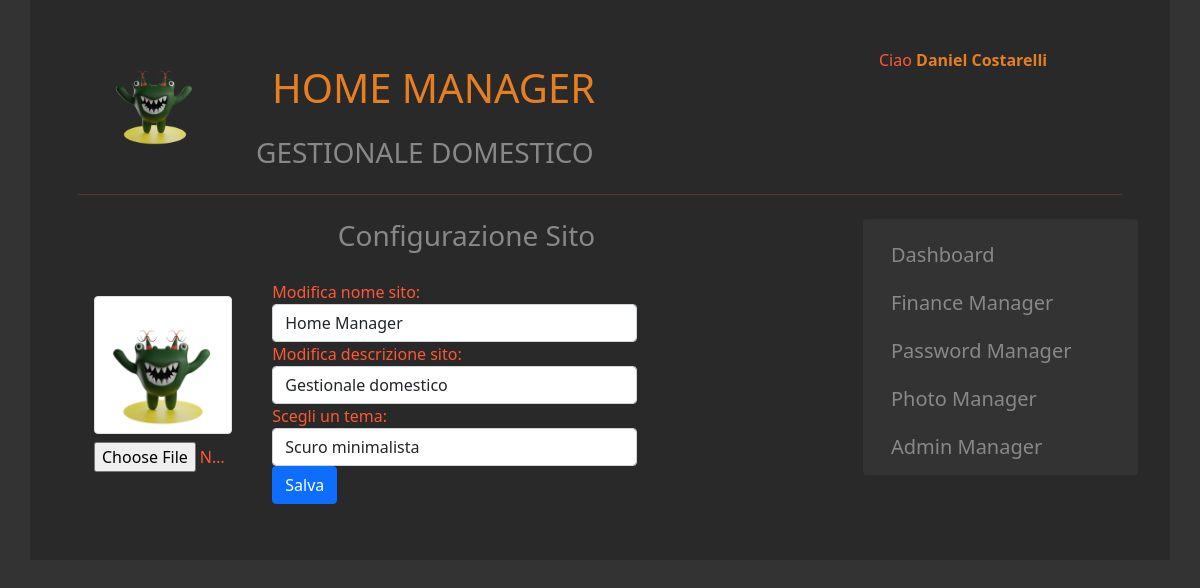
Page /index.php?page=configuration (signed in) on the committed database.
### tables this page shows
CREATE TABLE `configuration` (
  `id` tinyint NOT NULL AUTO_INCREMENT,
  `name` varchar(50) DEFAULT NULL,
  `description` varchar(60) DEFAULT NULL,
  `maintenance` tinyint(1) NOT NULL,
  `logo` varchar(60) DEFAULT NULL,
  `id_color` tinyint NOT NULL,
  PRIMARY KEY (`id`)
);

### system/config.php (called while the page is built, shortened)
<?php
require("./configuration/controller/ConfigurationController.class.php");
$config = new ConfigurationController();
$row = $config->selectConfiguration();
if ($row) {
	$title 			= $row['name'];
	$description 	= $row['description'];
	$logo 			= $row['logo'];
}
?>

### configuration/model/Configuration.class.php (called while the page is built, shortened)
<?php
require("./system/connection.php");
class Configuration
{
    public function getConfiguration() {
        global $conn;
        $query = "SELECT name, description, maintenance, logo, id_color FROM configuration";
        $result = mysqli_query($conn, $query);
        $row = mysqli_fetch_assoc($result);
        return $row;
    }
}
?>

### system/includes.php (called while the page is built, shortened)
<?php
	require_once("system/config.php");
?>

### configuration/model/Colors.class.php (called while the page is built, shortened)
<?php
require("./system/connection.php");
class Colors
{
    public function __construct() {
        $this->table = 'colors';
    }
    public function getAllThemes() {
        global $conn;
        $query = "SELECT * FROM $this->table;";
        $result = mysqli_query($conn, $query);
        $themes = array();
        if ($result->num_rows > 0) {
            while ($row = mysqli_fetch_assoc($result)) {
                $themes[] = $row;
            }
        }
        return $themes;
    }
}
?>

### configuration/controller/ConfigurationController.class.php (the view, shortened to what this page needs)
<?php
require("./configuration/model/Configuration.class.php");
require("./configuration/model/Colors.class.php");
class ConfigurationController
{
    public function __construct() {
        $this->config = new Configuration();
        $this->colors = new Colors();
    }
    public function selectConfiguration() {
        return $this->config->getConfiguration();
    }
    public function viewThemePicker() {
        $html = 'Scegli un tema:';
        $html .= '<div style="display: flex;">';
        $html .= '<select class="form-control" name="theme-id" style="flex:1;">';
        foreach ($this->colors->getAllThemes() as $theme) {
            $html .= '<option value="' . $theme['id'] . '"';
            if ($theme['id'] == $this->config->getConfiguration()['id_color']) {
                $html .= ' selected="selected"';
            }
            $html .= '>' . ucfirst($theme['description']) . '</option>';
        }
        $html .= '</select>';
        $html .= '</div>';
        echo $html;
    }
}

### frontend/base.php (shortened to what this page needs)
<?php
	global $title;
	global $description;
	global $logo;
?>
<!DOCTYPE html>
<html lang="en">
<head>
    <link rel="stylesheet" href="https://stackpath.bootstrapcdn.com/bootstrap/5.0.0-alpha1/css/bootstrap.min.css">
    <link rel="stylesheet" href="https://cdnjs.cloudflare.com/ajax/libs/font-awesome/5.15.3/css/all.min.css">
</head>
<body>
    <div class="container p-5">
        <div class="row">
            <div class="col-md-2" style="text-align:center">
                <?php if (!empty($logo)) { ?>
                <img src="<?= $logo?>" alt="<?= $title?>" width="100" height="100">
                <?php }?>
            </div>
            <div class="col-md-7">
                <h1 class="p-3"><?php echo '<a href="index.php">'.strtoUpper($title) .'</a>'; ?></h1>
                <h3><?= strtoUpper($description) ?></h3>
            </div>
            <div class="col-md-3">
            </div>
        </div>
        <hr>
        <div class="row">
            <div class="col-md-9 p-2">
                <?php getPage();?>
            </div>
            <div class="col-md-3 p-2">
            </div>
        </div>
    </div>
</body>
</html>

### frontend/pages/configuration.php (shortened to what this page needs)
<?php
$configSite = new ConfigurationController();
$configData = $configSite->selectConfiguration();
?>
<div class="title">
    <h3>Configurazione Sito</h3>
</div>
<div>&nbsp;</div>
<form class="row g-3" action="" method="post" enctype="multipart/form-data">
    <div class="row">
        <div class="col-md-3">
            <div class="m-3">
                <label for="logo" class="form-label">
                    <img src="<?= $configData["logo"] ? $configData['logo'] : 'https://placehold.co/200'; ?>" class="img-thumbnail" alt="logo">
                </label>
                <input class="file-input" type="file" id="logo" name="logo" accept="image/*">
            </div>
        </div>
        <div class="col-md-6">
            <form action="" method="post">
                <div class="form-group">
                    <label for="namesite">Modifica nome sito:</label>
                    <input type="text" class="form-control" name="namesite" value="<?=$configData['name']?>">
                </div>
                <div class="form-group">
                    <label for="descriptionsite">Modifica descrizione sito:</label>
                    <input type="text" class="form-control" name="descriptionsite" value="<?=$configData['description']?>">
                </div>
                <?= $configSite->viewThemePicker() ?>
                <button type="submit" class="btn btn-primary">Salva</button>
            </form>
        </div>
        <div class="col-md-3">
        </div>
    </div>
</form>

### rows in the picture
configuration: logo (picture), name "HOME MANAGER", description "GESTIONALE DOMESTICO", namesite "Home Manager", descriptionsite "Gestionale domestico"

### other values in the picture
$_SESSION['name'] "Daniel Costarelli"
$html "Scegli un tema:"
form field theme-id "Scuro minimalista"
